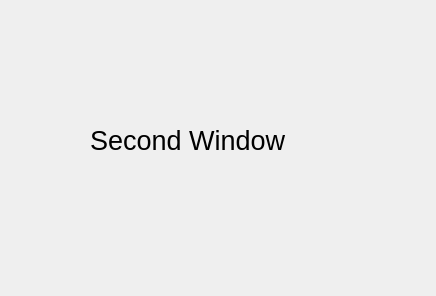
<?xml version="1.0" encoding="UTF-8"?>
<ui version="4.0">
 <class>SecondWindow</class>
 <widget class="QMainWindow" name="SecondWindow">
  <property name="geometry">
   <rect>
    <x>0</x>
    <y>0</y>
    <width>436</width>
    <height>296</height>
   </rect>
  </property>
  <property name="windowTitle">
   <string>Second Window</string>
  </property>
  <widget class="QWidget" name="centralwidget">
   <widget class="QLabel" name="label">
    <property name="geometry">
     <rect>
      <x>90</x>
      <y>90</y>
      <width>251</width>
      <height>101</height>
     </rect>
    </property>
    <property name="font">
     <font>
      <pointsize>20</pointsize>
     </font>
    </property>
    <property name="text">
     <string>Second Window</string>
    </property>
   </widget>
  </widget>
  <widget class="QMenuBar" name="menubar">
   <property name="geometry">
    <rect>
     <x>0</x>
     <y>0</y>
     <width>436</width>
     <height>21</height>
    </rect>
   </property>
  </widget>
 </widget>
 <resources/>
 <connections/>
</ui>
